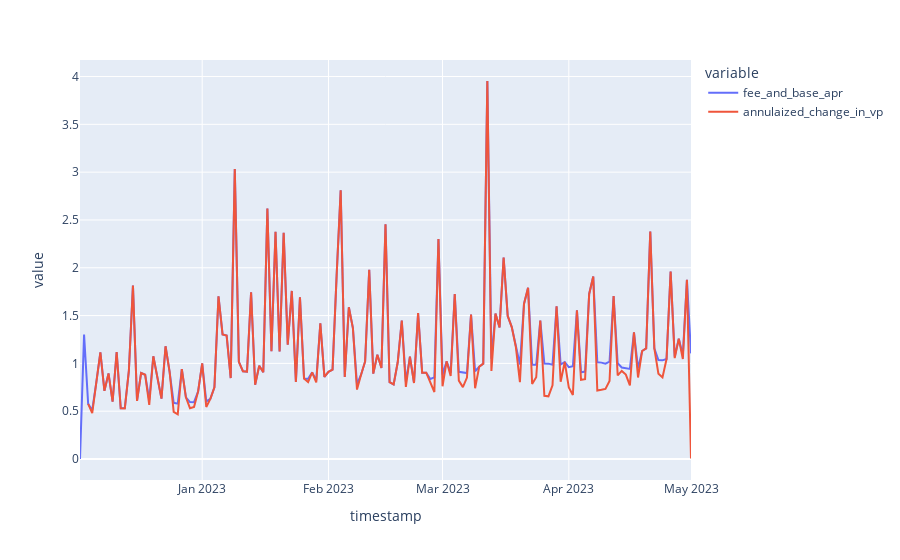

The code cell stored with this chart in its notebook:
### Code cell
px.line(df[['fee_and_base_apr', 'annulaized_change_in_vp']])

### Figure 1 — Plotly figure (JSON) as saved in the notebook; plotly's stock layout.template omitted (floating-point values rounded to 4 significant figures; data arrays with more than 128 entries replaced by an {"elided": "..."} marker saying what was removed)
{"data": [{"hovertemplate": "variable=fee_and_base_apr<br>timestamp=%{x}<br>value=%{y}<extra></extra>", "legendgroup": "fee_and_base_apr", "line": {"color": "#636efa", "dash": "solid"}, "marker": {"symbol": "circle"}, "mode": "lines", "name": "fee_and_base_apr", "orientation": "v", "showlegend": true, "type": "scatter", "x": {"elided": "151 str values"}, "xaxis": "x", "y": {"elided": "151 float values"}, "yaxis": "y"}, {"hovertemplate": "variable=annulaized_change_in_vp<br>timestamp=%{x}<br>value=%{y}<extra></extra>", "legendgroup": "annulaized_change_in_vp", "line": {"color": "#EF553B", "dash": "solid"}, "marker": {"symbol": "circle"}, "mode": "lines", "name": "annulaized_change_in_vp", "orientation": "v", "showlegend": true, "type": "scatter", "x": {"elided": "151 str values"}, "xaxis": "x", "y": {"elided": "151 float values"}, "yaxis": "y"}], "layout": {"legend": {"title": {"text": "variable"}, "tracegroupgap": 0}, "margin": {"t": 60}, "xaxis": {"anchor": "y", "domain": [0, 1], "title": {"text": "timestamp"}}, "yaxis": {"anchor": "x", "domain": [0, 1], "title": {"text": "value"}}}}
